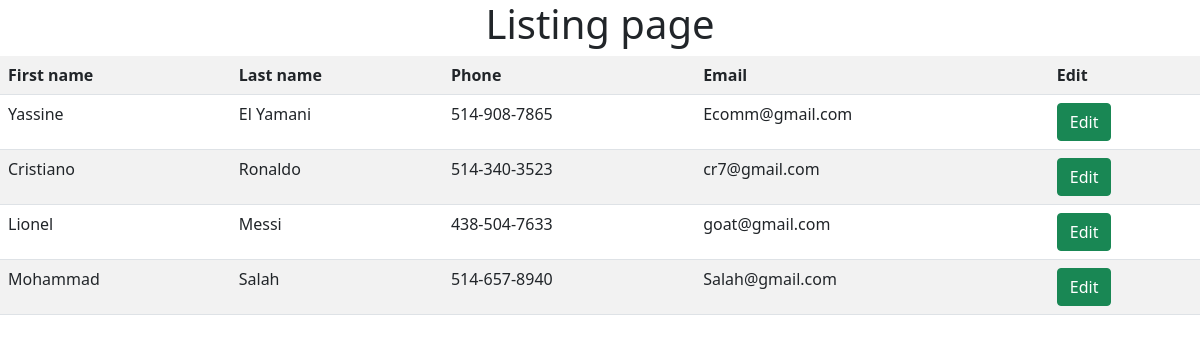
Before: /views/userlist.php with the older database file.
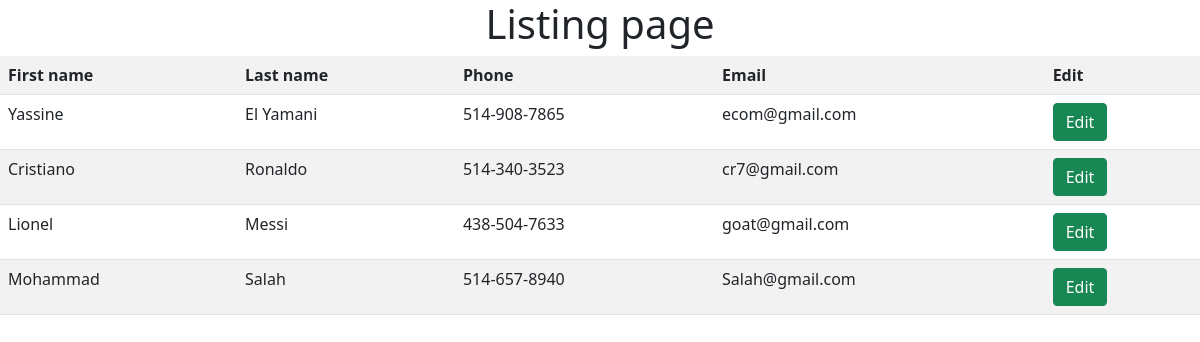
After: the same page with the newer database file.
### tables this page shows
CREATE TABLE `user` (
  `id` int(11) NOT NULL,
  `fname` varchar(30) NOT NULL,
  `lname` varchar(30) NOT NULL,
  `phone` varchar(30) NOT NULL,
  `email` varchar(30) NOT NULL
);

### core/dbconnectionmanager.php (called while the page is built, shortened)
<?php
    class DBConnectionManager {
        private $dbConnection;
        function __construct() {
            $this->username = "root";
            $this->password = "";
            $this->server = "localhost";
            $this->dbname = "partyallthetime";
            try {
                $this->dbConnection = new PDO("mysql:host=$this->server;dbname=$this->dbname",
                $this->username, $this->password);
            } catch(PDOException $e) {
                echo "Connection failed: " . $e->getMessage();
            }
        }
        function getConnection() {
            return $this->dbConnection;
        }
    }
?>

### models/user.php (called while the page is built, shortened)
<?php
    require(dirname(__DIR__)."/core/dbconnectionmanager.php");
class User{
    private $dbConnection;
    function __construct(...$attributes){
        $conManager = new DBConnectionManager();
        $this->dbConnection = $conManager->getConnection();
    }
    function getAll(){
        $query = "select * from user";
        $statement = $this->dbConnection->prepare($query);
        $statement->execute();
        return $result = $statement->fetchAll();
    }
}
?>

### views/userlist.php (the view, shortened to what this page needs)
<html>
    <body>
      <head>
      <link href="https://cdn.jsdelivr.net/npm/bootstrap@5.0.2/dist/css/bootstrap.min.css" rel="stylesheet">
      </head>
<?php
$user = new User();
$users = $user->getAll();
?>
<h1><center>Listing page</center></h1>
<table class="table table-striped">
        <th>First name</th>
        <th>Last name</th>
        <th>Phone</th>
        <th>Email</th>
        <th>Edit</th>
    <?php
    foreach($users as $item):?>
                <tr>
                <td><?=$item['fname']?></td>
                <td><?=$item['lname']?></td>
                <td><?=$item['phone']?></td>
                <td><?=$item['email']?></td>
                <td><a href="index.php?resource=user&resourceid=<?=$item['id']?>&action=edit" class='btn btn-success'>Edit</a></td>
                </tr><?php
    endforeach;?>
    </body>
</html>

Changed rows visible on the page:
changed user "Yassine": email "Ecomm@gmail.com" → "ecom@gmail.com"
